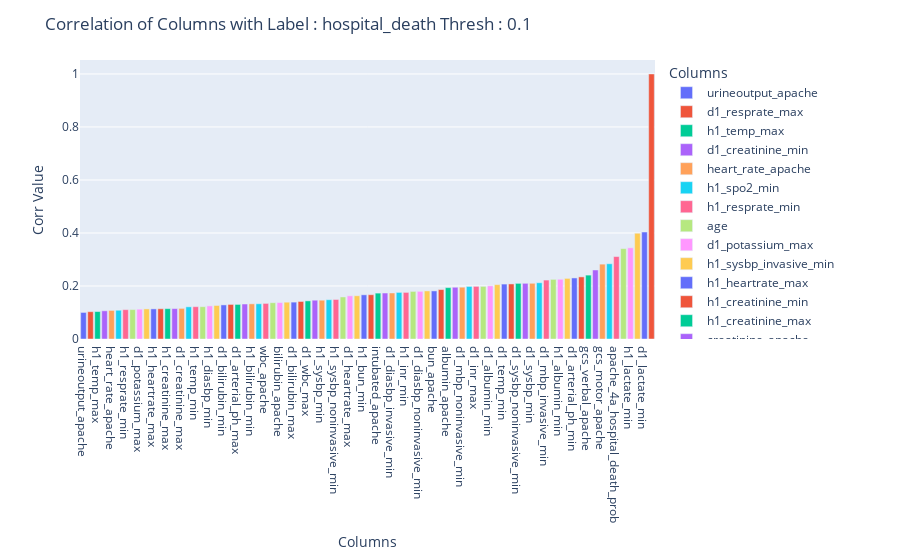
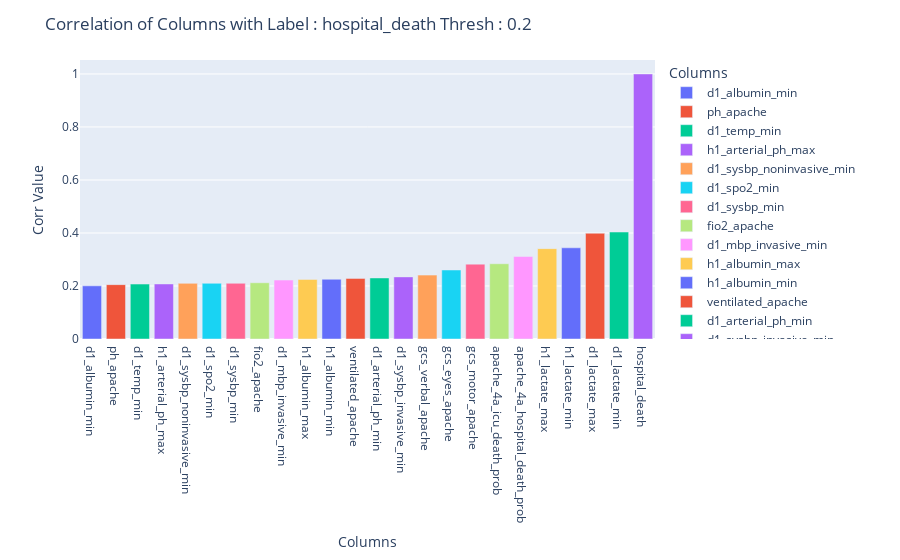

Notebook code cell kept with these figures, in order:
### Markdown cell above
## Lets visualise with varrying thresholds

### Code cell
threshs=[0.1,0.2,0.3,0.4,0.5,0.6,0.0]
for thresh in threshs:
    vz.viz_corr(corr_matrix.abs(),thresh=thresh)
